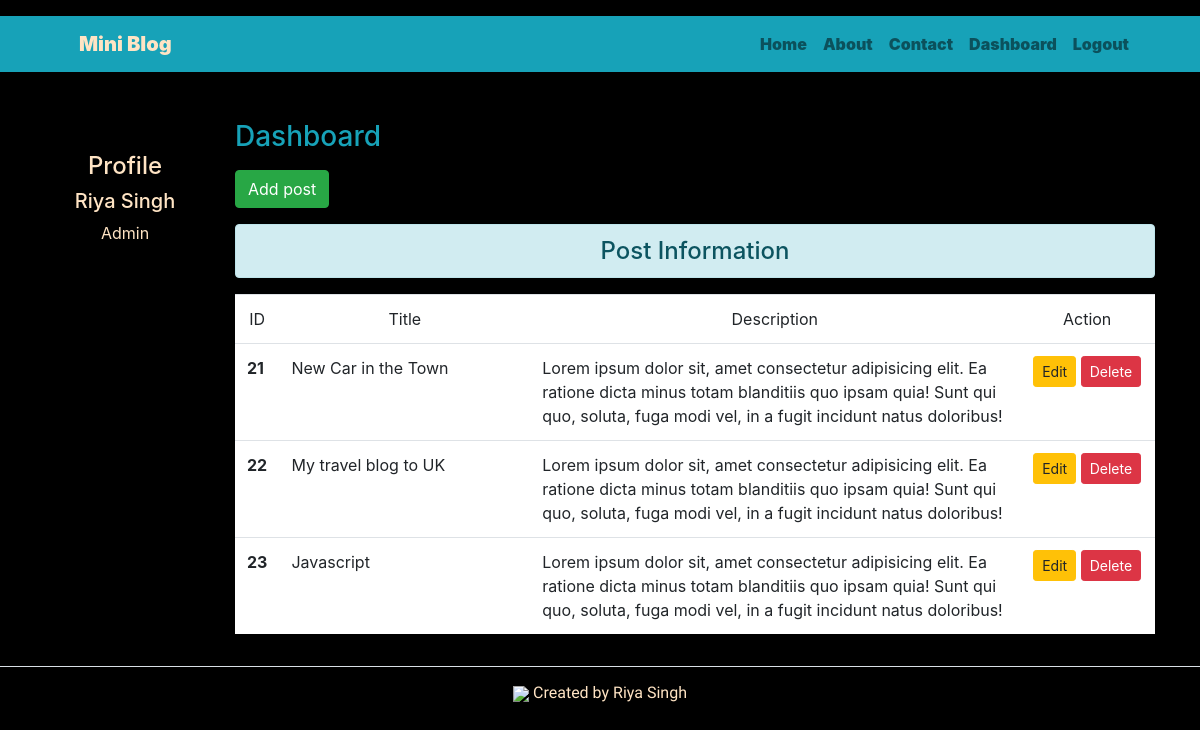
The page /dashboard/ (signed in) on the database its author committed.
### blog/models.py (models this page shows)
class post(models.Model):
    user = models.ForeignKey(User, on_delete=models.CASCADE)
    image = models.ImageField(upload_to='images', blank=True)
    title = models.CharField(max_length=200)
    date = models.DateTimeField(auto_now_add=True)
    description = models.TextField()

### blog/views.py (the view)
# urls.py: path('dashboard/', views.dashboard, name='dashboard'),
def dashboard(request):
    if request.user.is_authenticated:
        user=request.user
        posts = post.objects.filter(user=user)
        user = request.user
        full_name = user.get_full_name()
        groups = user.groups.all()
        return render(request, 'blog/dashboard.html', {'posts': posts, 'full_name': full_name, 'groups': groups})
    else:
        messages.success(request, 'Kindly Login first!')
        return HttpResponseRedirect('/login/')

### blog/templates/blog/dashboard.html (shortened to what this page needs)
{% extends 'blog/base.html' %}
    {% block side %}
    <div class="col-sm-2 text-center">
        <h4 class="mt-5">Profile</h4>
        {% if full_name == '' %}
        <h5>User</h5>
        {% else %}
        <h5>{{full_name}}</h5>
        {% endif %}
        {% for group in groups %}
        <p>{{group.name}}</p>
        {% endfor %}
    </div>
    {% endblock side %}
{% block content %}
<div class="col-md-10">
    <h3 class="text-info my-3">Dashboard</h3>
    <a href="{% url 'Add_Post' %}" class="btn btn-success">Add post</a>
    <h4 class="text-center alert alert-info mt-3">Post Information</h4>
    {% if posts %}
       <table class="table table-hover bg-white">
           <thead>
               <tr class="text-center">
                   <td scope=col width="2%">ID</td>
                   <td scope=col width="28%">Title</td>
                   <td scope=col width="55%">Description</td>
                   <td scope=col width="15%">Action</td>
               </tr>
           </thead>
           <tbody>
               {% for post in posts %}
               <tr>
                   <th scope="row">{{post.id}}</th>
                   <td>{{post.title}}</td>
                   <td>{{post.description}}</td>
                   <td class="text-center">
                       <a href="{% url 'Update_Post' post.id %}" class="btn btn-warning btn-sm">Edit</a>
                       {% if perms.blog.delete_post %}
                       <form action="{% url 'delete_Post' post.id %}" method="post" class="d-inline">
                           <input type="submit" class="btn btn-danger btn-sm" value="Delete">
                       </form>
                       {% endif %}
                   </td>
               </tr>
               {% endfor %}
           </tbody>
       </table>
       {% else %}
       <h4 class="text-center alert alert-warning">No Records</h4>
       {% endif %}
</div>
{% endblock content %}

### blog/static/blog/css/blogstyle.css (style rules this page uses)
body { background-color: black; color: bisque; }

### rows shown on the page
post: id "21", title "New Car in the Town", description "Lorem ipsum dolor sit, amet consectetur adipisicing elit. Ea ratione dicta minus totam blanditiis quo ipsam quia! Sunt qui quo, soluta, fuga modi vel, in a fugit incidunt natus doloribus!"
post: id "22", title "My travel blog to UK", description "Lorem ipsum dolor sit, amet consectetur adipisicing elit. Ea ratione dicta minus totam blanditiis quo ipsam quia! Sunt qui quo, soluta, fuga modi vel, in a fugit incidunt natus doloribus!"
post: id "23", title "Javascript", description "Lorem ipsum dolor sit, amet consectetur adipisicing elit. Ea ratione dicta minus totam blanditiis quo ipsam quia! Sunt qui quo, soluta, fuga modi vel, in a fugit incidunt natus doloribus!"

### other values the page prints
{{ full_name }} "Riya Singh"
{{ group.name }} "Admin"
